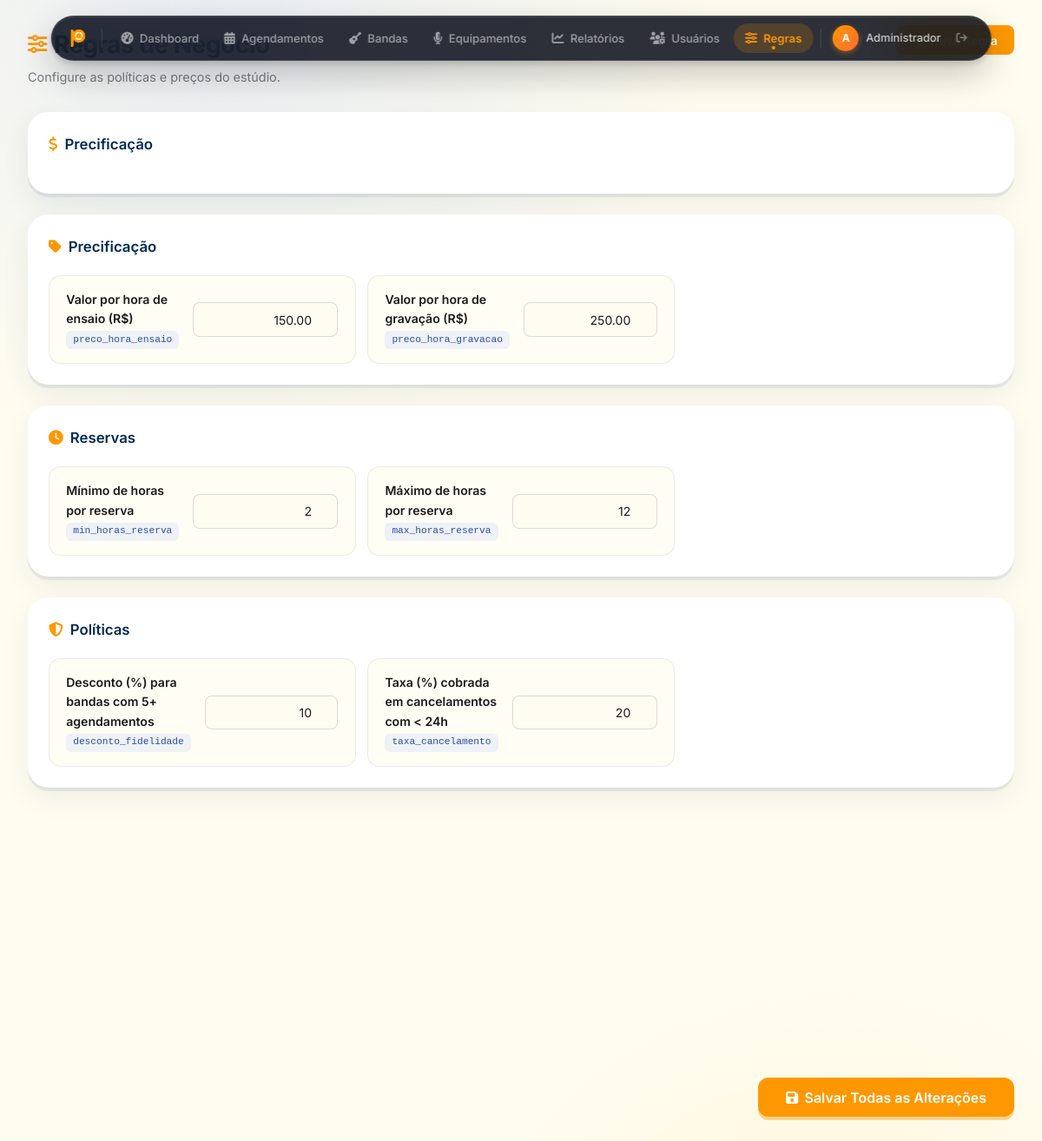
The app's page /regras.php (signed in) with its own data.
### tables this page shows
CREATE TABLE IF NOT EXISTS regras_negocio (
  id            INT UNSIGNED NOT NULL AUTO_INCREMENT,
  chave         VARCHAR(50)  NOT NULL UNIQUE,
  valor         VARCHAR(255) NOT NULL,
  descricao     VARCHAR(255),
  PRIMARY KEY (id)
);

### regras.php (called while the page is built)
<?php require_once 'controllers/regras_ctrl.php'; require 'templates/regras.php';

### controllers/regras_ctrl.php (called while the page is built, shortened)
<?php
$pdo       = getConexao();
$regras = $pdo->query('SELECT * FROM regras_negocio ORDER BY id')->fetchAll();

### templates/regras.php (the view, shortened to what this page needs)
<?php include 'includes/head.php'; ?>
<body>
<?php include 'includes/nav.php'; ?>
<main class="main-content">
  <header class="page-header">
    <div>
      <h1><i class="fa-solid fa-sliders"></i> Regras de Negócio</h1>
      <p class="page-subtitle">Configure as políticas e preços do estúdio.</p>
    </div>
    <button class="btn btn-primary" id="btnNovaRegra">
    </button>
  </header>
  <form method="POST" action="api/regras_action.php" id="formRegras">
    <section class="section-card glass regra-section">
      <div class="section-header">
        <h2><i class="fa-solid fa-dollar-sign"></i> Precificação</h2>
      </div>
        <?php
        $grupos = [
          'Precificação'  => ['preco_hora_ensaio', 'preco_hora_gravacao'],
          'Reservas'      => ['min_horas_reserva', 'max_horas_reserva'],
          'Políticas'     => ['desconto_fidelidade', 'taxa_cancelamento'],
          'Funcionamento' => ['horario_abertura', 'horario_fechamento', 'nome_estudio', 'moeda'],
        ];
        ?>
    </section>
    <?php foreach ($grupos as $grupoNome => $chaves): ?>
    <?php
    $regrasGrupo = array_filter($regras, fn($r) => in_array($r['chave'], $chaves));
    ?>
    <section class="section-card glass regra-section">
      <div class="section-header">
        <h2>
          <?php
          $icons = [
            'Precificação'  => 'fa-tag',
            'Reservas'      => 'fa-clock',
            'Políticas'     => 'fa-shield-halved',
            'Funcionamento' => 'fa-store',
          ];
          ?>
          <i class="fa-solid <?= $icons[$grupoNome] ?? 'fa-gear' ?>"></i> <?= $grupoNome ?>
        </h2>
      </div>
      <div class="regras-grid">
        <?php foreach ($regrasGrupo as $r): ?>
        <div class="regra-card glass-inner">
          <div class="regra-info">
            <span class="regra-label"><?= htmlspecialchars($r['descricao'] ?: $r['chave']) ?></span>
            <span class="regra-chave-badge"><?= htmlspecialchars($r['chave']) ?></span>
          </div>
          <div class="regra-valor-wrap">
            <?php
            $isTime = str_contains($r['chave'], 'horario');
            $isNum  = in_array($r['chave'], ['preco_hora_ensaio','preco_hora_gravacao','min_horas_reserva','max_horas_reserva','desconto_fidelidade','taxa_cancelamento']);
            ?>
            <?php if ($isTime): ?>
              <input type="time" name="regras[<?= htmlspecialchars($r['chave']) ?>]"
                     value="<?= htmlspecialchars($r['valor']) ?>"
                     class="regra-input">
            <?php elseif ($isNum): ?>
              <input type="number" name="regras[<?= htmlspecialchars($r['chave']) ?>]"
                     value="<?= htmlspecialchars($r['valor']) ?>"
                     step="0.01" min="0"
                     class="regra-input">
            <?php else: ?>
              <input type="text" name="regras[<?= htmlspecialchars($r['chave']) ?>]"
                     value="<?= htmlspecialchars($r['valor']) ?>"
                     class="regra-input">
            <?php endif; ?>
          </div>
        </div>
        <?php endforeach; ?>
      </div>
    </section>
    <?php endforeach; ?>
    <div class="regras-save-bar">
      <button type="submit" class="btn btn-primary btn-lg">
        <i class="fa-solid fa-floppy-disk"></i> Salvar Todas as Alterações
      </button>
    </div>
  </form>
</main>
</body>
</html>

### assets/css/style.css (style rules this page uses)
:root { --clr-dark: #282829; --clr-cream: #FFFDF0; --clr-navy: #002A54; --clr-blue: #8AA8FF; --clr-orange: #FF9800; --glass-bg: rgba(255, 253, 240, 0.55); --glass-border: rgba(255, 253, 240, 0.3); --glass-shadow: 0 8px 32px rgba(0, 42, 84, 0.12); --glass-blur: blur(18px); --text-primary: #1a1a1b; --text-secondary: #3d3d3e; --text-muted: #7a7a80; --di-bg: rgba(16, 20, 32, 0.88); --di-border: rgba(255, 255, 255, 0.10); --di-height: 52px; --di-top: 18px; --radius-sm: 8px; --radius-md: 14px; --radius-lg: 20px; --radius-xl: 28px; --transition: all 0.22s ease; }
*, *::before, *::after { box-sizing: border-box; margin: 0; padding: 0; }
html { font-size: 16px; scroll-behavior: smooth; }
body { font-family: 'Inter', system-ui, sans-serif; background: var(--clr-cream); color: var(--text-primary); line-height: 1.6; min-height: 100vh; display: block; background-image: radial-gradient(ellipse 80% 60% at 20% 0%, rgba(138, 168, 255, 0.18) 0%, transparent 60%), radial-gradient(ellipse 60% 40% at 80% 100%, rgba(255, 152, 0, 0.10) 0%, transparent 60%); }
button { font-family: inherit; cursor: pointer; }
input, select, textarea { font-family: inherit; }
.glass { background: var(--glass-bg); backdrop-filter: var(--glass-blur); -webkit-backdrop-filter: var(--glass-blur); border: 1px solid var(--glass-border); box-shadow: var(--glass-shadow); border-radius: var(--radius-lg); }
.main-content { margin-left: 0; flex: 1; padding: calc(var(--di-top) + var(--di-height) + 1.5rem) 2.5rem 2rem; min-height: 100vh; overflow-x: hidden; }
.page-header { display: flex; align-items: flex-start; justify-content: space-between; gap: 1rem; margin-bottom: 1.8rem; flex-wrap: wrap; }
.page-header h1 { font-size: 1.75rem; font-weight: 700; color: var(--clr-navy); letter-spacing: -0.5px; display: flex; align-items: center; gap: 0.5rem; }
.page-header h1 i { color: var(--clr-orange); font-size: 1.4rem; }
.page-subtitle { color: var(--text-muted); font-size: 0.9rem; margin-top: 0.2rem; }
.section-card { padding: 1.5rem; margin-bottom: 1.8rem; opacity: 0; transform: translateY(16px); transition: opacity 0.4s ease, transform 0.4s ease; }
.section-card.card-visible { opacity: 1; transform: translateY(0); }
.section-header { display: flex; justify-content: space-between; align-items: center; margin-bottom: 1.2rem; }
.section-header h2 { font-size: 1.05rem; font-weight: 600; color: var(--clr-navy); display: flex; align-items: center; gap: 0.5rem; }
.section-header h2 i { color: var(--clr-orange); }
.btn { display: inline-flex; align-items: center; gap: 0.45rem; padding: 0.55rem 1.2rem; border-radius: var(--radius-sm); font-size: 0.875rem; font-weight: 600; border: none; transition: var(--transition); cursor: pointer; white-space: nowrap; text-decoration: none; }
.btn-primary { background: var(--clr-orange); color: #fff; }
input[type="text"], input[type="email"], input[type="password"], input[type="number"], input[type="date"], input[type="time"], select, textarea { width: 100%; padding: 0.65rem 0.9rem; border: 1.5px solid rgba(0,42,84,0.15); border-radius: var(--radius-sm); background: rgba(255,253,240,0.8); font-size: 0.875rem; color: var(--text-primary); transition: var(--transition); outline: none; }

### records on screen
regras_negocio: descricao "Valor por hora de ensaio (R$)", chave "preco_hora_ensaio", valor "150.00"
regras_negocio: descricao "Valor por hora de gravação (R$)", chave "preco_hora_gravacao", valor "250.00"
regras_negocio: descricao "Mínimo de horas por reserva", chave "min_horas_reserva", valor "2"
regras_negocio: descricao "Máximo de horas por reserva", chave "max_horas_reserva", valor "12"
regras_negocio: descricao "Desconto (%) para bandas com 5+ agendamentos", chave "desconto_fidelidade", valor "10"
regras_negocio: descricao "Taxa (%) cobrada em cancelamentos com < 24h", chave "taxa_cancelamento", valor "20"

### other values on screen
$item['label'] "Dashboard"
$item['label'] "Agendamentos"
$item['label'] "Bandas"
$item['label'] "Equipamentos"
$item['label'] "Relatórios"
$item['label'] "Usuários"
$item['label'] "Regras"
mb_strtoupper(mb_substr($usuario['nome'], 0, 1)) "A"
explode(' ', $usuario['nome'])[0] "Administrador"
$grupoNome "Precificação"
$grupoNome "Reservas"
$grupoNome "Políticas"
